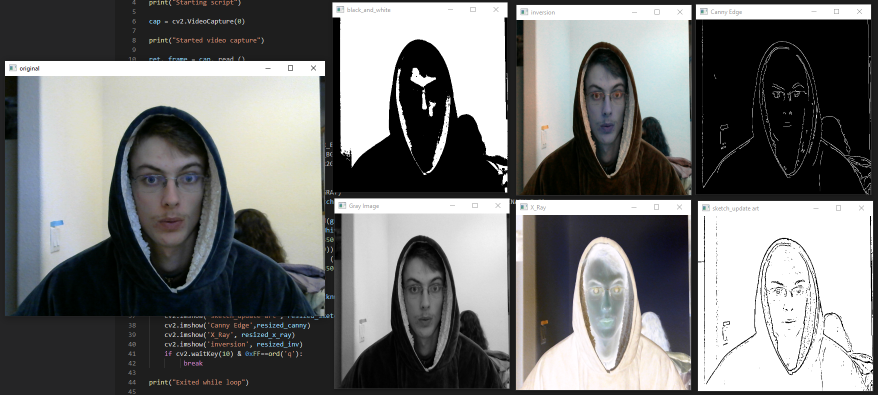
#> input picture InitialTesting/script-capture-1.PNG, 1756 x 790 px, given in place of the camera (shown at 1/2 size)
$ python many_filters.py
#> lines starting #> are read from the running program, lines starting #| are printed output that depends on the picture; after the words box and inside, x2 and y2 are one past the last pixel; in counts of white or black regions, pixels touching at a corner belong together
import cv2
import numpy as np

print("Starting script")

cap = cv2.VideoCapture(0)

print("Started video capture")

ret, frame = cap. read ()
#> frame is the input picture: shape (790, 1756, 3); mean B, G, R 115.9, 116.4, 115.7

print("Read from video capture")

while (True):

    print("In while loop")

    ret, frame = cap. read ()

    # mirror the original video frame so that every video frame appears correct
    frame = cv2.flip(frame, 1)

    gray_frame = cv2.cvtColor(frame, cv2.COLOR_BGR2GRAY)
    inversion = cv2.cvtColor(frame, cv2.COLOR_BGR2RGB)
    sketch = cv2.cvtColor(frame, cv2.COLOR_BGR2GRAY)
    sketch = cv2.medianBlur(sketch,3)
    canny = cv2.Canny(frame,100,200)
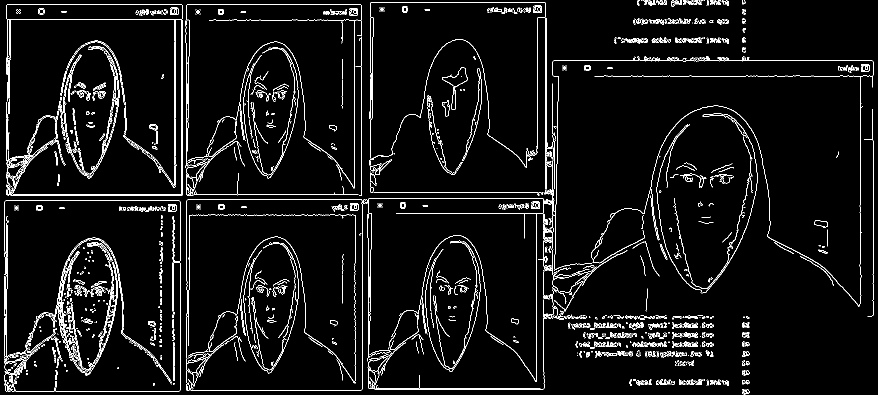
#> canny: shape (790, 1756) (shown at 1/2 size); 4.7% white in thin lines or dots
    gray = cv2.cvtColor(frame, cv2.COLOR_BGR2GRAY)
    sketch_update = cv2.adaptiveThreshold(sketch,255,cv2.ADAPTIVE_THRESH_MEAN_C, cv2.THRESH_BINARY,5,5)
#> sketch_update: shape (790, 1756); 92.2% white; black in thin lines or dots
    X_ray_image = cv2.bitwise_not(frame)
    thresh, blackAndWhiteFrame = cv2.threshold(gray_frame, 115, 280,cv2.THRESH_BINARY)
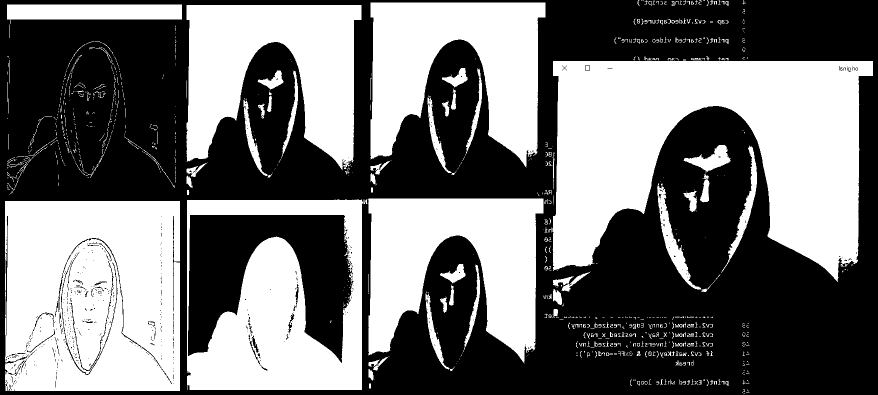
#> blackAndWhiteFrame: shape (790, 1756) (shown at 1/2 size); 45.5% white; 1018 white regions (773 under 20 px), largest, box (x1, y1, x2, y2) and area: (1106, 122, 1746, 564) 169108, (10, 402, 360, 782) 127850, (374, 398, 726, 780) 76889
    resized_blacknwhite = cv2.resize(blackAndWhiteFrame, (350,350))
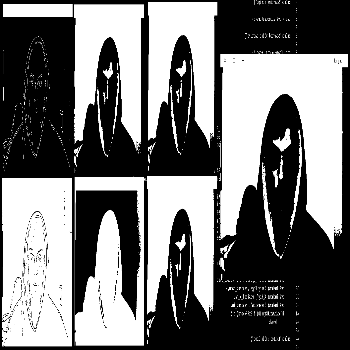
#> resized_blacknwhite: shape (350, 350); min 0, max 255, mean 115.8
    resized_inv = cv2.resize(inversion, (350,350))
    resized_canny = cv2.resize(canny, (350,350))
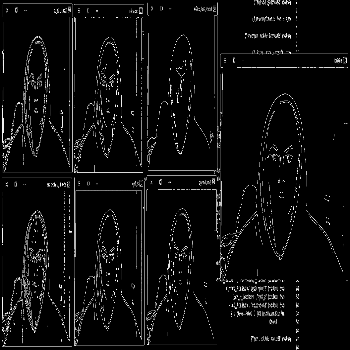
#> resized_canny: shape (350, 350); min 0, max 255, mean 11.7
    resized_sketch = cv2.resize(sketch_update, (350,350))
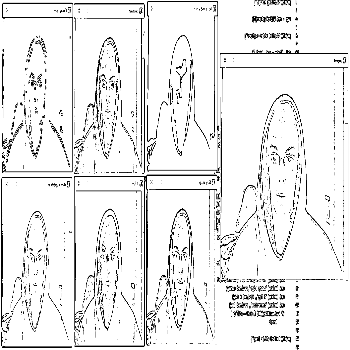
#> resized_sketch: shape (350, 350); min 0, max 255, mean 235.3
    resized_x_ray = cv2.resize(X_ray_image, (350,350))
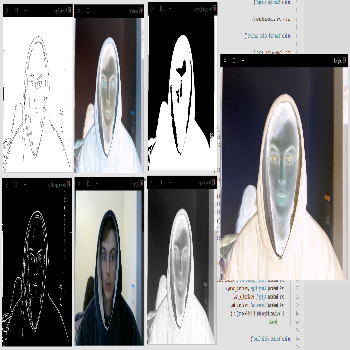
#> resized_x_ray: shape (350, 350, 3); mean B, G, R 139.1, 138.5, 139.2
    resized_gray = cv2.resize(gray, (350,350))
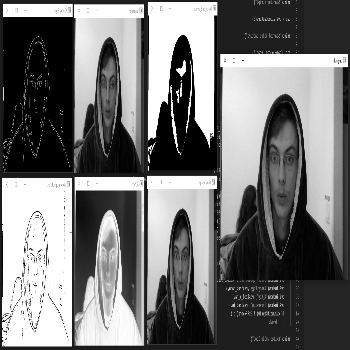
#> resized_gray: shape (350, 350); min 0, max 255, mean 116.1
    cv2.imshow('Gray Image',resized_gray)
    cv2.imshow('black_and_white', resized_blacknwhite)
    cv2.imshow('original', frame)
    cv2.imshow('sketch_update art', resized_sketch)
    cv2.imshow('Canny Edge',resized_canny)
    cv2.imshow('X_Ray', resized_x_ray)
    cv2.imshow('inversion', resized_inv)
    if cv2.waitKey(10) & 0xFF==ord('q'):
#> (key q is pressed here)
         break

print("Exited while loop")

cap. release ()

print("Released video capture")

while not (cv2.waitKey(1) & 0xFF==ord('f')):
#> (key q is pressed here)
#> (key Esc is pressed here)
    pass

cv2.destroyAllWindows()

print("Finished script")

$ run again, on InitialTesting/script-capture-10.PNG
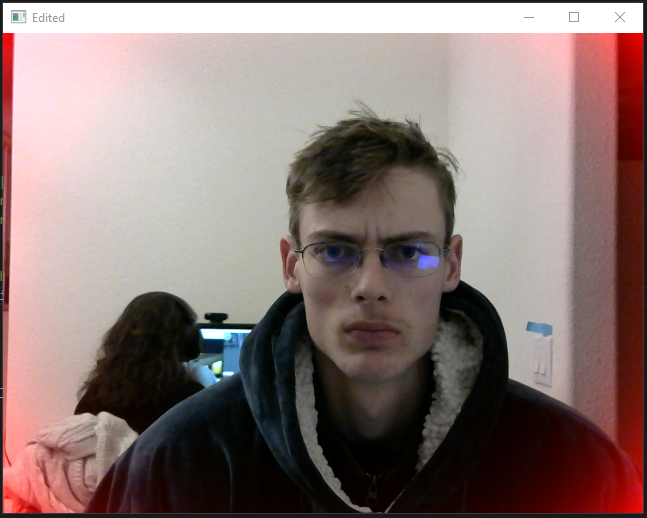
#> input picture InitialTesting/script-capture-10.PNG, 647 x 518 px, given in place of the camera
#> frame is the input picture: shape (518, 647, 3); mean B, G, R 117, 120.1, 138.4
#> `canny = cv2.Canny(frame,100,200)`:
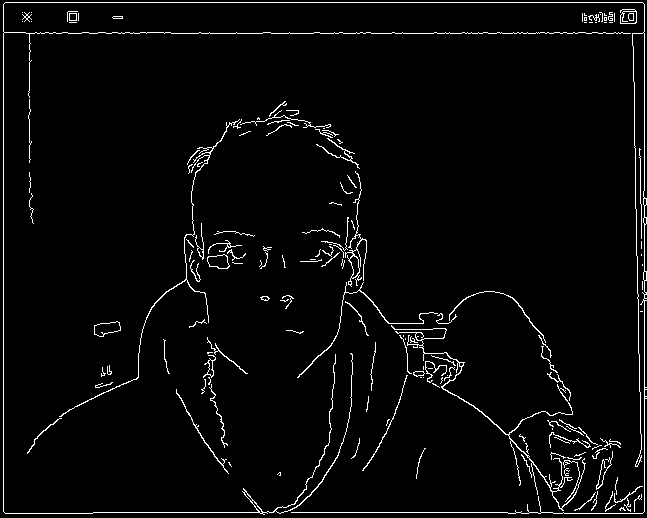
#> canny: shape (518, 647); 3.2% white in thin lines or dots
#> sketch_update: shape (518, 647); 94.3% white; 692 black regions (595 under 20 px), largest, box (x1, y1, x2, y2) and area: (1, 0, 647, 442) 5425, (329, 282, 468, 371) 1132, (557, 280, 647, 516) 924
#> blackAndWhiteFrame: shape (518, 647); 53.5% white; 73 black regions (63 under 20 px), largest, box (x1, y1, x2, y2) and area: (0, 0, 647, 518) 154799, (572, 444, 603, 458) 214, (532, 437, 542, 456) 123
#> `resized_gray = cv2.resize(gray, (350,350))`:
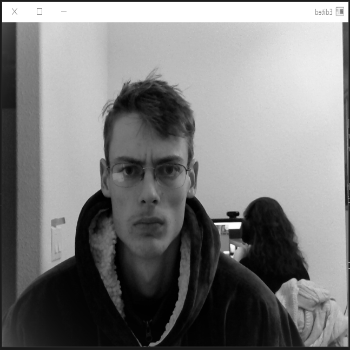
#> resized_gray: shape (350, 350); min 0, max 255, mean 125.1

$ run again, on InitialTesting/script-capture-2.PNG
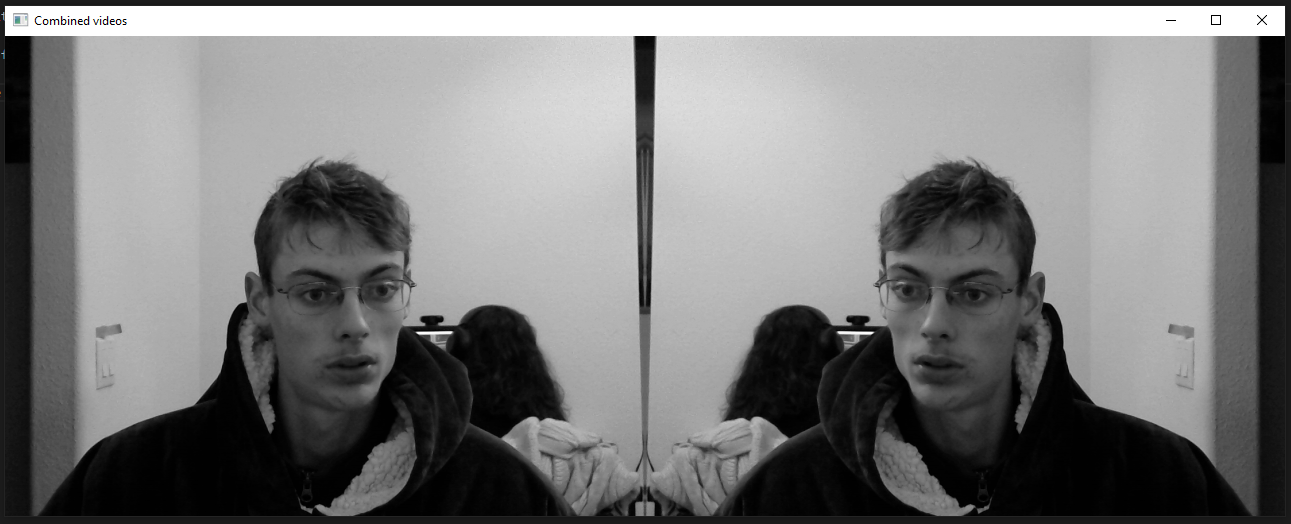
#> input picture InitialTesting/script-capture-2.PNG, 1291 x 524 px, given in place of the camera
#> frame is the input picture: shape (524, 1291, 3); mean B, G, R 124, 124, 124
#> `canny = cv2.Canny(frame,100,200)`:
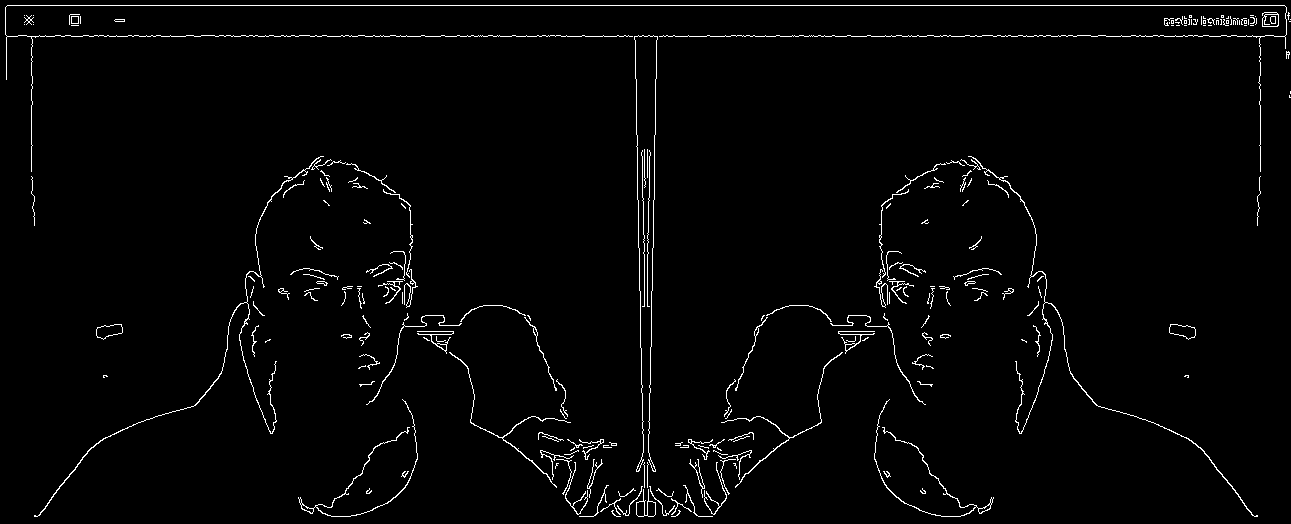
#> canny: shape (524, 1291); 2.1% white in thin lines or dots
#> sketch_update: shape (524, 1291); 95.5% white; black in thin lines or dots
#> blackAndWhiteFrame: shape (524, 1291); 56.4% white; 95 black regions (84 under 20 px), largest, box (x1, y1, x2, y2) and area: (0, 0, 1291, 524) 293913, (564, 442, 598, 459) 265, (694, 442, 728, 459) 265
#> `resized_x_ray = cv2.resize(X_ray_image, (350,350))`:
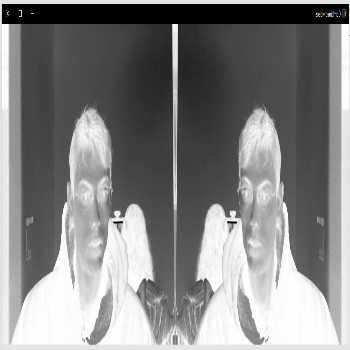
#> resized_x_ray: shape (350, 350, 3); mean B, G, R 130.9, 130.9, 130.9

$ run again, on InitialTesting/script-capture-3.PNG
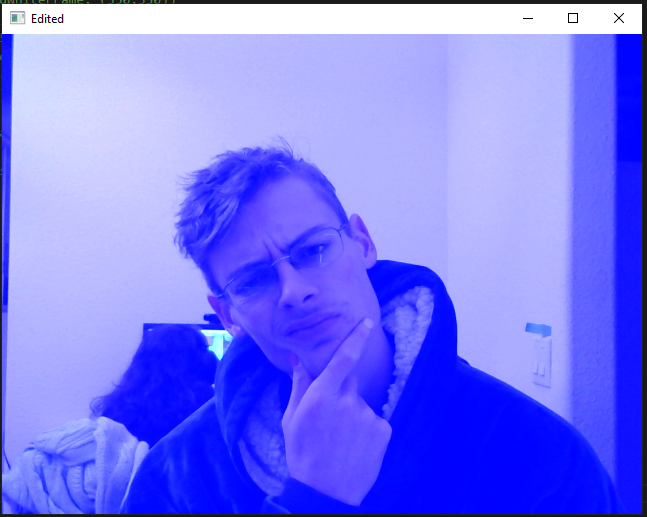
#> input picture InitialTesting/script-capture-3.PNG, 647 x 517 px, given in place of the camera
#> frame is the input picture: shape (517, 647, 3); mean B, G, R 249.4, 122.1, 122
#> canny: shape (517, 647); 3.1% white in thin lines or dots
#> sketch_update: shape (517, 647); 95.3% white; black in thin lines or dots
#> blackAndWhiteFrame: shape (517, 647); 59.9% white; 143 black regions (133 under 20 px), largest, box (x1, y1, x2, y2) and area: (0, 0, 647, 517) 133140, (533, 446, 541, 460) 52, (40, 211, 49, 223) 40
#> `resized_gray = cv2.resize(gray, (350,350))`:
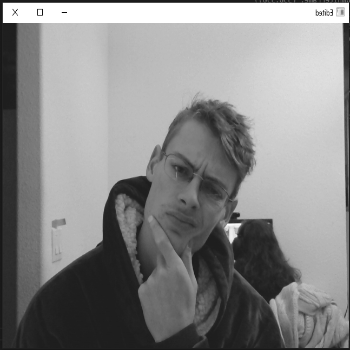
#> resized_gray: shape (350, 350); min 9, max 255, mean 136.4
